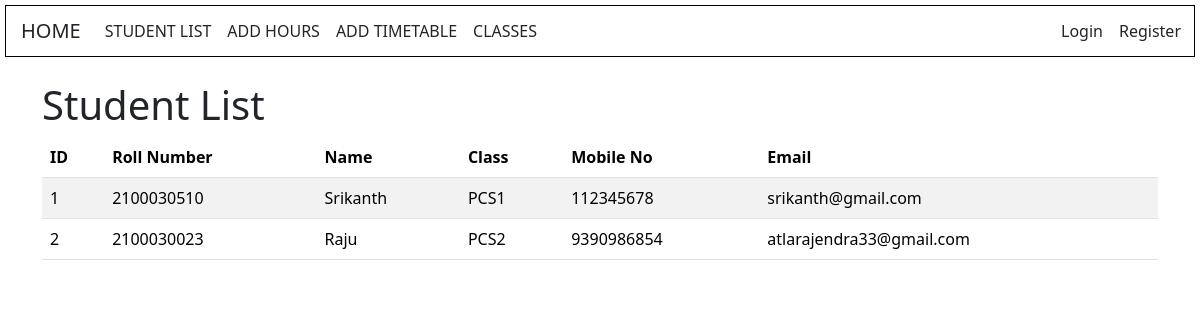
The app's page /students/home/ with its own data.
### students/models.py (models this page shows, shortened)
class Student(models.Model):
    name = models.CharField(max_length=100)
    roll_number = models.CharField(max_length=10, unique=True)
    student_class = models.ForeignKey(Class, on_delete=models.CASCADE)
    email = models.EmailField()
    phone = models.CharField(max_length=10)

class Class(models.Model):
    name = models.CharField(max_length=100)
    def __str__(self):
        return self.name

### students/views.py (the view)
# urls.py: 2. Add a URL to urlpatterns:  path('', views.home, name='home')
def home(request):
    students = Student.objects.all()
    return render(request, 'students/home.html', {'students': students})

### students/templates/students/home.html (shortened to what this page needs)
<!DOCTYPE html>
<html lang="en">
<head>
    <link href="https://cdn.jsdelivr.net/npm/bootstrap@5.3.2/dist/css/bootstrap.min.css" rel="stylesheet">
</head>
<body>
    {% include 'students/navbar.html' %}
    <div class="container mt-4">
        <h1>Student List</h1>
        {% if students %}
            <table class="table table-striped">
                <thead>
                    <tr>
                        <th>ID</th>
                        <th>Roll Number</th>
                        <th>Name</th>
                        <th>Class</th>
                        <th>Mobile No</th>
                        <th>Email</th>
                    </tr>
                </thead>
                <tbody>
                    {% for student in students %}
                    <tr>
                        <td>{{ student.id }}</td>
                        <td>{{ student.roll_number }}</td>
                        <td>{{  student.name }}</td>
                        <td>{{ student.student_class }}</td>
                        <td>{{ student.phone }}</td>
                        <td>{{ student.email }}</td>
                    </tr>
                    {% endfor %}
                </tbody>
            </table>
        {% else %}
            <p>No students available.</p>
        {% endif %}
    </div>
</body>
</html>

### students/templates/students/navbar.html (style rules this page uses)
body { background:url('https://img.freepik.com/free-vector/beautiful-decorative-soft-colorful-watercolor-texture-background_1055-14290.jpg') no-repeat center center fixed; background-size: cover; }

### records on screen
Student: id "1", roll_number "2100030510", name "Srikanth", student_class "PCS1", phone "112345678", email "srikanth@gmail.com"
Student: id "2", roll_number "2100030023", name "Raju", student_class "PCS2", phone "9390986854", email "atlarajendra33@gmail.com"
